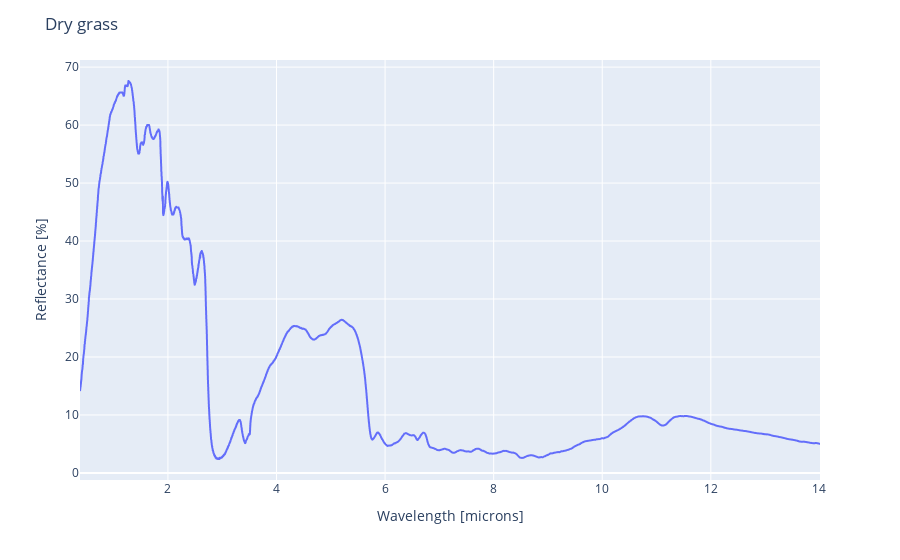

The code cell stored with this chart in its notebook:
### Code cell
s = db.get_signature(134)
px.line(x=s.x, y=s.y).update_layout(
    title_text=s.sample_name,
    xaxis_title = 'Wavelength [microns]',
    yaxis_title = 'Reflectance [%]'
)

### Figure 1 — Plotly figure (JSON) as saved in the notebook; plotly's stock layout.template omitted (floating-point values rounded to 4 significant figures; data arrays with more than 128 entries replaced by an {"elided": "..."} marker saying what was removed)
{"data": [{"hovertemplate": "x=%{x}<br>y=%{y}<extra></extra>", "legendgroup": "", "line": {"color": "#636efa", "dash": "solid"}, "mode": "lines", "name": "", "showlegend": false, "type": "scattergl", "x": {"elided": "2559 float values"}, "xaxis": "x", "y": {"elided": "2559 float values"}, "yaxis": "y"}], "layout": {"legend": {"tracegroupgap": 0}, "margin": {"t": 60}, "title": {"text": "Dry grass"}, "xaxis": {"anchor": "y", "domain": [0, 1], "title": {"text": "Wavelength [microns]"}}, "yaxis": {"anchor": "x", "domain": [0, 1], "title": {"text": "Reflectance [%]"}}}}
